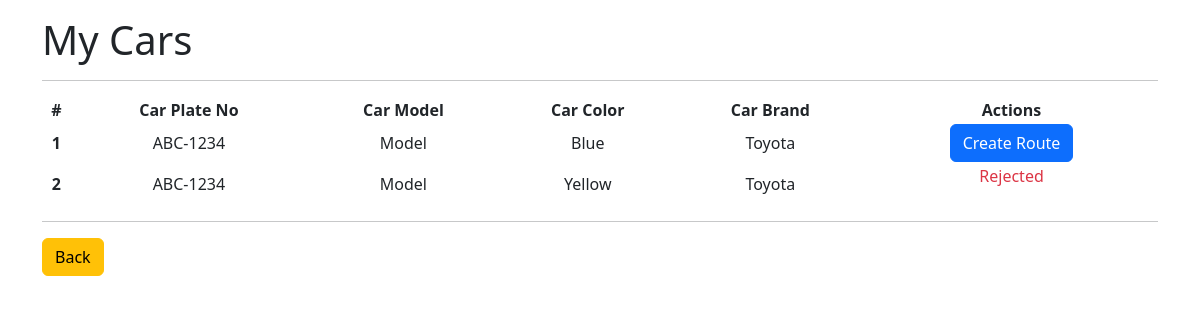
/user/view_cars.php (signed in), run on the app's committed database.
### tables this page shows
CREATE TABLE `cars` (
  `car_id` int(11) NOT NULL,
  `driv_id` int(11) NOT NULL,
  `car_plate_no` char(8) NOT NULL,
  `car_model` varchar(20) NOT NULL,
  `car_color` varchar(20) NOT NULL,
  `car_brand` varchar(20) NOT NULL,
  `car_rejected` tinyint(1) NOT NULL,
  `car_confirmed_at` timestamp NULL DEFAULT NULL,
  `car_created_at` timestamp NOT NULL DEFAULT current_timestamp()
);

### user/view_cars.php (the view, shortened to what this page needs)
<?php
include '../includes/connection.php';
$user_id = $_SESSION['auth_id'];
$sql = "SELECT * FROM cars WHERE driv_id = '$user_id';";
$result = $connection->query($sql);
?>
<!DOCTYPE html>
<html lang="en">
<head>
    <link href="https://cdn.jsdelivr.net/npm/bootstrap@5.2.3/dist/css/bootstrap.min.css" rel="stylesheet">
</head>
<body>
    <div class="container my-3">
        <h1> My Cars </h1>
        <hr>
        <table class="table-responsive" style="width:100%">
            <thead>
                <tr>
                    <th scope="col" class="text-center">#</th>
                    <th scope="col" class="text-center">Car Plate No</th>
                    <th scope="col" class="text-center">Car Model</th>
                    <th scope="col" class="text-center">Car Color</th>
                    <th scope="col" class="text-center">Car Brand</th>
                    <th scope="col" class="text-center">Actions</th>
                </tr>
            </thead>
            <tbody>
                <?php
                if ($result->num_rows > 0) :
                    $x = 1;
                    while ($row = $result->fetch_assoc()) :
                ?>
                        <tr>
                            <th class="text-center"> <?= $x ?> </th>
                            <td class="text-center"> <?= $row['car_plate_no'] ?> </td>
                            <td class="text-center"> <?= $row['car_model'] ?> </td>
                            <td class="text-center"> <?= $row['car_color'] ?> </td>
                            <td class="text-center"> <?= $row['car_brand'] ?> </td>
                            <td class="text-center">
                                <?php
                                if ($row['car_rejected'] == 1) :
                                ?>
                                    <p class="text-danger align-center"> Rejected </p>
                                <?php elseif (is_null($row['car_confirmed_at'])) : ?>
                                    <p class="text-warning"> Pending for Approval </p>
                                <?php else : ?>
                                    <a class="btn btn-primary"> Create Route </a>
                                <?php endif; ?>
                            </td>
                        </tr>
                <?php
                        $x++;
                    endwhile;
                endif;
                ?>
            </tbody>
        </table>
        <hr>
        <a href="profile.php" class="btn btn-warning"> Back </a>
    </div>
</body>
</html>

### data on the page
cars: car_plate_no "ABC-1234", car_model "Model", car_color "Blue", car_brand "Toyota", car_rejected "Create Route"
cars: car_plate_no "ABC-1234", car_model "Model", car_color "Yellow", car_brand "Toyota", car_rejected "Rejected"
